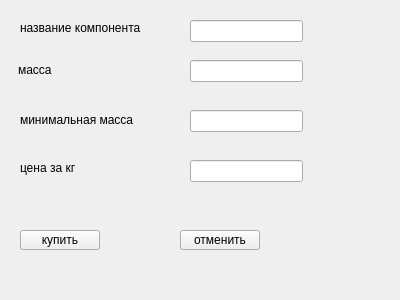
<?xml version="1.0" encoding="UTF-8"?>
<ui version="4.0">
 <class>Form</class>
 <widget class="QWidget" name="Form">
  <property name="geometry">
   <rect>
    <x>0</x>
    <y>0</y>
    <width>400</width>
    <height>300</height>
   </rect>
  </property>
  <property name="windowTitle">
   <string>Form</string>
  </property>
  <widget class="QLabel" name="label">
   <property name="geometry">
    <rect>
     <x>20</x>
     <y>20</y>
     <width>121</width>
     <height>16</height>
    </rect>
   </property>
   <property name="text">
    <string>название компонента</string>
   </property>
  </widget>
  <widget class="QLabel" name="label_2">
   <property name="geometry">
    <rect>
     <x>18</x>
     <y>60</y>
     <width>121</width>
     <height>20</height>
    </rect>
   </property>
   <property name="text">
    <string>масса</string>
   </property>
  </widget>
  <widget class="QLabel" name="label_3">
   <property name="geometry">
    <rect>
     <x>20</x>
     <y>110</y>
     <width>121</width>
     <height>20</height>
    </rect>
   </property>
   <property name="text">
    <string>минимальная масса</string>
   </property>
  </widget>
  <widget class="QLabel" name="label_4">
   <property name="geometry">
    <rect>
     <x>20</x>
     <y>160</y>
     <width>101</width>
     <height>16</height>
    </rect>
   </property>
   <property name="text">
    <string>цена за кг</string>
   </property>
  </widget>
  <widget class="QPushButton" name="btnOK">
   <property name="geometry">
    <rect>
     <x>20</x>
     <y>230</y>
     <width>80</width>
     <height>20</height>
    </rect>
   </property>
   <property name="text">
    <string>купить</string>
   </property>
  </widget>
  <widget class="QPushButton" name="btnExit">
   <property name="geometry">
    <rect>
     <x>180</x>
     <y>230</y>
     <width>80</width>
     <height>20</height>
    </rect>
   </property>
   <property name="text">
    <string>отменить</string>
   </property>
  </widget>
  <widget class="QLineEdit" name="edit_name">
   <property name="geometry">
    <rect>
     <x>190</x>
     <y>20</y>
     <width>113</width>
     <height>22</height>
    </rect>
   </property>
  </widget>
  <widget class="QLineEdit" name="edit_mass">
   <property name="geometry">
    <rect>
     <x>190</x>
     <y>60</y>
     <width>113</width>
     <height>22</height>
    </rect>
   </property>
  </widget>
  <widget class="QLineEdit" name="edit_min_mass">
   <property name="geometry">
    <rect>
     <x>190</x>
     <y>110</y>
     <width>113</width>
     <height>22</height>
    </rect>
   </property>
  </widget>
  <widget class="QLineEdit" name="edit_cost">
   <property name="geometry">
    <rect>
     <x>190</x>
     <y>160</y>
     <width>113</width>
     <height>22</height>
    </rect>
   </property>
  </widget>
 </widget>
 <resources/>
 <connections/>
</ui>
